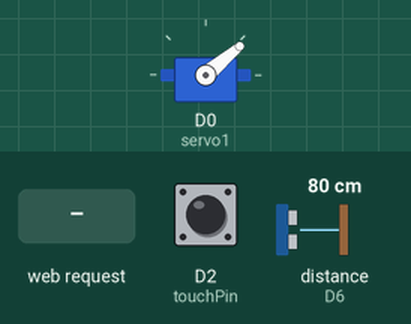
A sketch run on a simulated ESP8266 (NodeMCU). Parts: servo. Wiring (inferred from the names in the program): ultrasonic range finder: trigger D5; echo D6. The inputs (shaded band) are chosen by the test bench; at power-on: D2 (touchPin) LOW, distance to the obstacle (sensor on D6) 80 cm. The echo pulse lasts 58.3 µs per cm; what the sketch prints to the serial monitor is not drawn.

Above: at 17.03 s.
18.1 s: D2 (touchPin) pulled HIGH for 3 s
At 19.0 s:
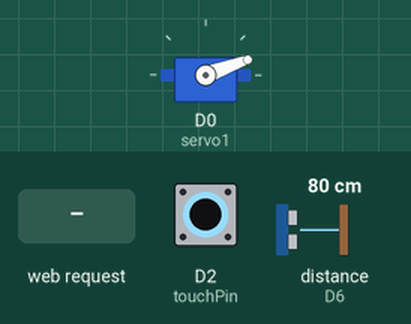
32.6 s: distance to the obstacle (sensor on D6) set to 7 cm
At 43.8 s:
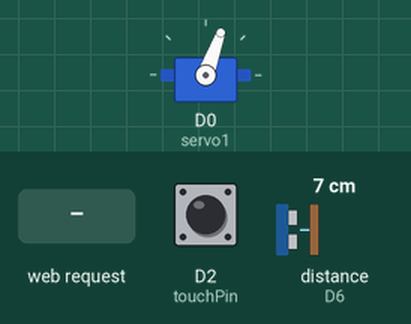
47.1 s: distance to the obstacle (sensor on D6) set to 4 cm
At 47.23 s:
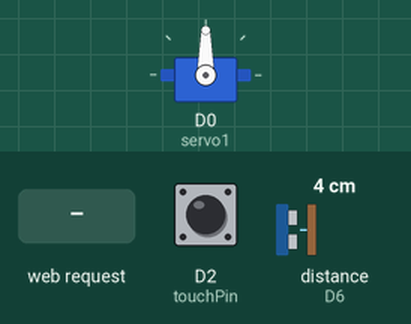
61.6 s: HTTP request GET /W/H received
Timing chart, 0 to 77.1 s (numbered marks = the images above; inputs shaded):
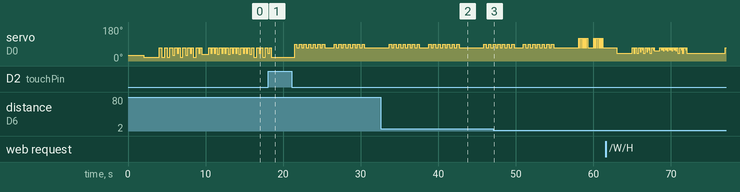

Measured:
- the behaviour switches between 6 and 5 cm on distance to the obstacle (sensor on D6) (found by bisection; images 2 and 3)

The sketch:

online_servo_self.ino
```cpp
#include <Servo.h>
#include <ESP8266WiFi.h>
// WIFI settings
WiFiServer server(80); //Initialize the server on Port 80
// GLOBAL VARIABLEs
Servo servo1;
bool R = false;
char Speed = 'H'; // default
char Song = 'W'; // default twinkle
// Ultrasonic
const int trigPin = D5;
const int echoPin = D6;
// Touch sensor
const int touchPin = D2;
// ================================
// ROW THE BOAT
// ================================
void playRow_servo(int k){
   // K is the only parameter that you need to change to get the different tempos for both the servo and the buzzer.
   // K is better between -30 and 10, any number that is outside this boundary might not work so well.
   // The positive numbers will make it faster and the negative numbers will make it slower.
   int p = 7*k;
   servo1.write(30+k); //let the servo go to the starting position.
   delay(2000); // Wait for 2 seconds and start playing.

   servo1.write(70); //The "drum" is fixed at 70 degree in this case.
   delay(280-p); //By the end of this delay, the servo will reach 70 degree and hit the "drum" .
   servo1.write(30+k);  //Start getting back to the starting position immediately after hitting the "drum"
   delay(280-p);   //Reach the starting position by the end of this delay.

   servo1.write(70);  //Start moving toward 70 degree.
   delay(280-p); //The servo hits the "drum".
   servo1.write(30+k);  //Start getting back to the starting position immediately after hitting the "drum"
   delay(280-p);   //Reach the starting position by the end of this delay.

   servo1.write(70);
   delay(280-p);
   servo1.write(40+k);
   delay(210-p);

   servo1.write(70);
   delay(210-p);
   servo1.write(50+k);
   delay(140-p);

   servo1.write(70);
   delay(140-p);
   servo1.write(30+k);
   delay(280-p);

   servo1.write(70);
   delay(280-p);
   servo1.write(40+k);
   delay(210-p);

   servo1.write(70);
   delay(210-p);
   servo1.write(50+k);
   delay(140-p);

   servo1.write(70);
   delay(140-p);
   servo1.write(30+k);
   delay(280-p);

   servo1.write(70);
   delay(280-p);
   servo1.write(50+k);
   delay(140-p);

   servo1.write(70);
   delay(140-p);
   servo1.write(45+k);
   delay(800-p);

   servo1.write(70);
   delay(203-p);
   servo1.write(50+k);
   delay(140-p);

   servo1.write(70);
   delay(140-p);
   servo1.write(50+k);
   delay(140-p);

   servo1.write(70);
   delay(140-p);
   servo1.write(45+k);
   delay(203-p);

   servo1.write(70);
   delay(203-p);
   servo1.write(50+k);
   delay(140-p);

   servo1.write(70);
   delay(140-p);
   servo1.write(50+k);
   delay(140-p);

   servo1.write(70);
   delay(140-p);
   servo1.write(45+k);
   delay(203-p);

   servo1.write(70);
   delay(203-p);
   servo1.write(50+k);
   delay(140-p);

   servo1.write(70);
   delay(140-p);
   servo1.write(50+k);
   delay(140-p);

   servo1.write(70);
   delay(140-p);
   servo1.write(45+k);
   delay(203-p);

   servo1.write(70);
   delay(203-p);
   servo1.write(50+k);
   delay(140-p);

   servo1.write(70);
   delay(140-p);
   servo1.write(50+k);
   delay(140-p);

   servo1.write(70);
   delay(140-p);
   servo1.write(45+k);
   delay(203-p);

   servo1.write(70);
   delay(203-p);
   servo1.write(30+k);
   delay(280-p);

   servo1.write(70);
   delay(280-p);
   servo1.write(50+k);
   delay(140-p);

   servo1.write(70);
   delay(140-p);
   servo1.write(30+k);
   delay(280-p);

   servo1.write(70);
   delay(280-p);
   servo1.write(50+k);
   delay(140-p);

   servo1.write(70);
   delay(140-p);
   servo1.write(30+k);

   delay(1000);
}

// FUNCTION FOR THE DRUM
void playTwinkle_servo(int k){
  int p=7*k; //I've figured out that it takes about 7ms for the servo to rotate 1 degree.
  for (int j=0; j<2; j++) { //j = how many times to play this 7 beats
    for(int i=0;i<7;i++) // the constants below are obtained by trials and errors
  {
    servo1.write(90+k);
    delay(300-p);
    servo1.write(70);
    delay(300-p);
  }
  delay(900-p);
  }
}
int ultra_dist(){
  long duration;
  int distance;
  // Ultarsonic
  // Clears the trigPin
  digitalWrite(trigPin, LOW);
  delayMicroseconds(2);
  // Sets the trigPin on HIGH state for 10 micro seconds
  digitalWrite(trigPin, HIGH);
  delayMicroseconds(10);
  digitalWrite(trigPin, LOW);
  // Reads the echoPin, returns the sound wave travel time in microseconds
  duration = pulseIn(echoPin, HIGH);
  // Calculating the distance
  distance= duration*0.034/2;
  return distance;
}
void toggleSong(){
  if (Song == 'T') {
    Song = 'W';
  } else if (Song == 'W') {
    Song = 'T';
  }
}

void checkConnection(){
  //Looking under the hood
  WiFiClient client  = server.available();
  //Looking under the hood
  //Read what the browser has sent into a String class and print the request to the monitor
  String request = client.readStringUntil('\r');
  // Handle the Request
  if (request.indexOf("/T/L") != -1){
    Song ='T';
    Speed = 'L';
    } else if (request.indexOf("/T/H") != -1) {
    Song = 'T';
    Speed = 'H';
    } else if (request.indexOf("/W/L") != -1) {
    Song = 'W';
    Speed = 'L';
    } else if (request.indexOf("/W/H") != -1) {
    Song = 'W';
    Speed = 'H';
    } else {
      int distance = ultra_dist();
    Serial.print(distance);
    if (distance > 5) {
      Speed = 'L';
    } else if (distance <5) {
      Speed = 'H';
  }
    }
  // Prepare the HTML document to respond and add buttons:
         String s = "HTTP/1.1 200 OK\r\n";
         s += "Content-Type: text/html\r\n\r\n";
         s += "<!DOCTYPE HTML>\r\n<html>\r\n";
         s += "<br><input type=\"button\" name=\"b1\" value=\"TL\"";
         s += " onclick=\"location.href='/T/L'\">";
         s += "<br><br><br>";
         s += "<br><input type=\"button\" name=\"b1\" value=\"TH\"";
         s += " onclick=\"location.href='/T/H'\">";
          s += "<br><input type=\"button\" name=\"b1\" value=\"WL\"";
         s += " onclick=\"location.href='/W/L'\">";
         s += "<br><br><br>";
         s += "<br><input type=\"button\" name=\"b1\" value=\"WH\"";
         s += " onclick=\"location.href='/W/H'\">";
         s += "</html>\n";
         //Serve the HTML document to the browser.
         client.flush(); //clear previous info in the stream
         client.print(s); // Send the response to the client
         delay(1);
         Serial.println("Client disonnected"); //Looking under the hood
}
void setup() {
  Serial.begin(115200);
  // WIFI SETUP
  WiFi.mode(WIFI_AP ); //Our ESP8266-12E is an AccessPoint
  WiFi.softAP("JamBand", "12345678"); //Provide the (SSID, password)
  server.begin();
  Serial.println("Server started");
  servo1.attach(D0);
  servo1.write(30); // lift the stick up and prepare to hit, smaller number = lift; higher number = hit.
  // Ultrasonic
  pinMode(trigPin, OUTPUT); // Sets the trigPin as an Output
  pinMode(echoPin, INPUT); // Sets the echoPin as an Input
  pinMode(touchPin, INPUT);
}

void loop() {
  checkConnection();

  int touchValue = digitalRead(touchPin);
  if (touchValue == HIGH) {
      // Serial.println("TOUCHED");
      toggleSong();
    } else {
      Serial.print(".");
    }
  delay(1000); // Give time for the other MCUs to finish their music
  Serial.print('R'); // Signal the other MCU that we are starting to play the music
  if (Song == 'T') {
    Serial.print('T'); // Low
    if (Speed == 'L') {
     Serial.print('L'); // Low
     playTwinkle_servo(0);
   } else if (Speed == 'H') {
     Serial.print('H'); // High
     playTwinkle_servo(30);
  }
  } else if (Song == 'W') {
      Serial.print('W'); // High
     if (Speed == 'L') {
       Serial.print('L'); // Low
      playRow_servo(-10);
    } else if (Speed == 'H') {
       Serial.print('H'); // High
      playRow_servo(10);
    }
  }
}
```
